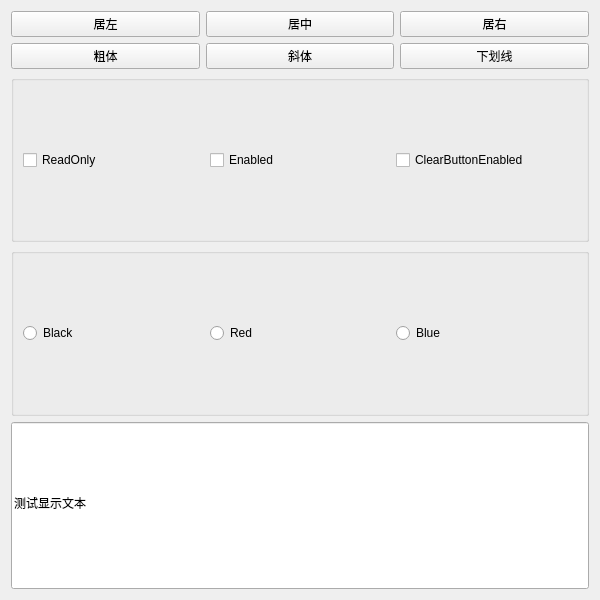
<?xml version="1.0" encoding="UTF-8"?>
<ui version="4.0">
 <class>Widget</class>
 <widget class="QWidget" name="Widget">
  <property name="geometry">
   <rect>
    <x>0</x>
    <y>0</y>
    <width>600</width>
    <height>600</height>
   </rect>
  </property>
  <property name="maximumSize">
   <size>
    <width>600</width>
    <height>16777215</height>
   </size>
  </property>
  <property name="windowTitle">
   <string>Widget</string>
  </property>
  <layout class="QVBoxLayout" name="verticalLayout">
   <item>
    <layout class="QHBoxLayout" name="horizontalLayout">
     <item>
      <widget class="QPushButton" name="btnAlign_Left">
       <property name="text">
        <string>居左</string>
       </property>
       <property name="icon">
        <iconset resource="res.qrc">
         <normaloff>:/images/508.bmp</normaloff>:/images/508.bmp</iconset>
       </property>
      </widget>
     </item>
     <item>
      <widget class="QPushButton" name="btnAlign_Center">
       <property name="text">
        <string>居中</string>
       </property>
       <property name="icon">
        <iconset resource="res.qrc">
         <normaloff>:/images/510.bmp</normaloff>:/images/510.bmp</iconset>
       </property>
      </widget>
     </item>
     <item>
      <widget class="QPushButton" name="btnAlign_Right">
       <property name="text">
        <string>居右</string>
       </property>
       <property name="icon">
        <iconset resource="res.qrc">
         <normaloff>:/images/512.bmp</normaloff>:/images/512.bmp</iconset>
       </property>
      </widget>
     </item>
    </layout>
   </item>
   <item>
    <layout class="QHBoxLayout" name="horizontalLayout_2">
     <item>
      <widget class="QPushButton" name="btnFont_Bold">
       <property name="text">
        <string>粗体</string>
       </property>
       <property name="icon">
        <iconset resource="res.qrc">
         <normaloff>:/images/500.bmp</normaloff>:/images/500.bmp</iconset>
       </property>
       <property name="checkable">
        <bool>true</bool>
       </property>
      </widget>
     </item>
     <item>
      <widget class="QPushButton" name="btnFont_Italic">
       <property name="text">
        <string>斜体</string>
       </property>
       <property name="icon">
        <iconset resource="res.qrc">
         <normaloff>:/images/502.bmp</normaloff>:/images/502.bmp</iconset>
       </property>
       <property name="checkable">
        <bool>true</bool>
       </property>
       <property name="checked">
        <bool>false</bool>
       </property>
      </widget>
     </item>
     <item>
      <widget class="QPushButton" name="btnFont_UnderLine">
       <property name="text">
        <string>下划线</string>
       </property>
       <property name="icon">
        <iconset resource="res.qrc">
         <normaloff>:/images/504.bmp</normaloff>:/images/504.bmp</iconset>
       </property>
       <property name="checkable">
        <bool>true</bool>
       </property>
      </widget>
     </item>
    </layout>
   </item>
   <item>
    <widget class="QGroupBox" name="groupBox">
     <property name="maximumSize">
      <size>
       <width>16777215</width>
       <height>200</height>
      </size>
     </property>
     <property name="title">
      <string/>
     </property>
     <layout class="QHBoxLayout" name="horizontalLayout_3">
      <item>
       <widget class="QCheckBox" name="chkBox_Readonly">
        <property name="text">
         <string>ReadOnly</string>
        </property>
       </widget>
      </item>
      <item>
       <widget class="QCheckBox" name="chkBox_Enable">
        <property name="text">
         <string>Enabled</string>
        </property>
       </widget>
      </item>
      <item>
       <widget class="QCheckBox" name="chkBox_ClearButton">
        <property name="text">
         <string>ClearButtonEnabled</string>
        </property>
       </widget>
      </item>
     </layout>
    </widget>
   </item>
   <item>
    <widget class="QGroupBox" name="groupBox_2">
     <property name="maximumSize">
      <size>
       <width>16777215</width>
       <height>200</height>
      </size>
     </property>
     <property name="title">
      <string/>
     </property>
     <layout class="QHBoxLayout" name="horizontalLayout_4">
      <item>
       <widget class="QRadioButton" name="radioBlack">
        <property name="text">
         <string>Black</string>
        </property>
       </widget>
      </item>
      <item>
       <widget class="QRadioButton" name="radioRed">
        <property name="text">
         <string>Red</string>
        </property>
       </widget>
      </item>
      <item>
       <widget class="QRadioButton" name="radioBlue">
        <property name="text">
         <string>Blue</string>
        </property>
       </widget>
      </item>
     </layout>
    </widget>
   </item>
   <item>
    <widget class="QLineEdit" name="lineEdit">
     <property name="maximumSize">
      <size>
       <width>600</width>
       <height>200</height>
      </size>
     </property>
     <property name="text">
      <string>测试显示文本</string>
     </property>
    </widget>
   </item>
  </layout>
 </widget>
 <resources>
  <include location="res.qrc"/>
 </resources>
 <connections/>
</ui>
